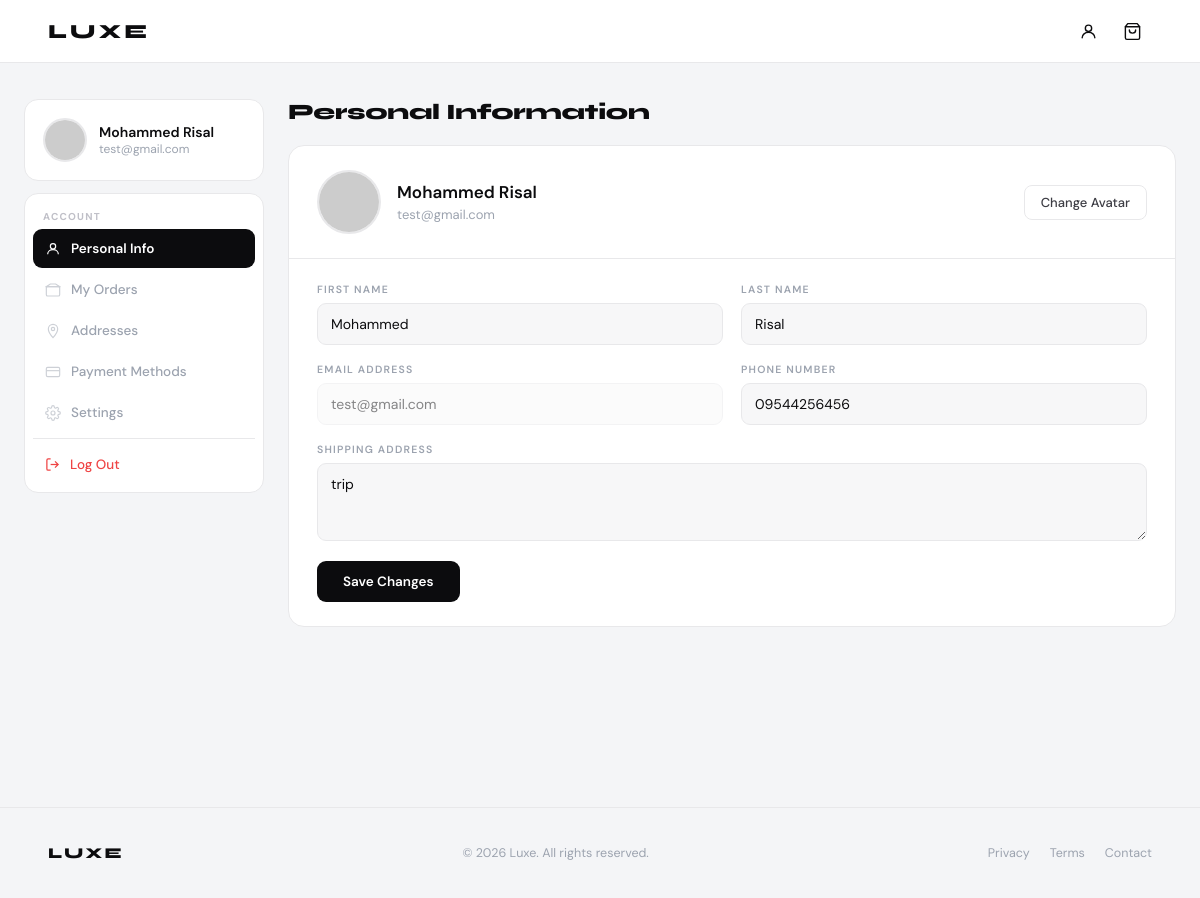
The page /accounts/profile/ (signed in) on the database as committed earlier.
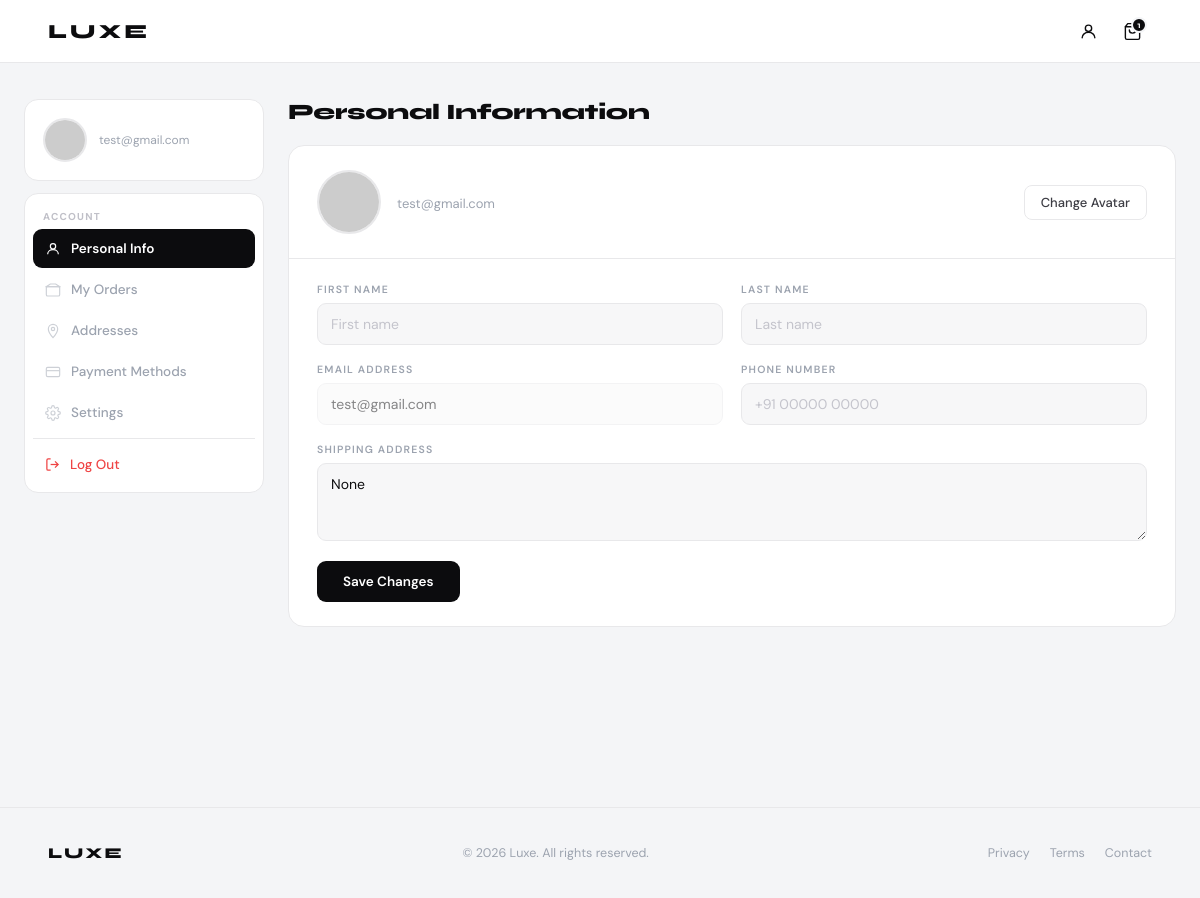
The same page on the database as committed later.
### accounts/models.py (models this page shows, shortened)
class User(AbstractUser):
    phone = models.CharField(max_length=15, blank=True)
    shipping_address = models.TextField(blank=True, null=True)

### accounts/views.py (the view, shortened to what this page needs)
# urls.py: path('profile/', views.profile_view, name='profile'),
@login_required
def profile_view(request):
    user = request.user
    password_form = PasswordChangeForm(user)
    password_success = False
    open_password_modal = False
    orders = Order.objects.filter(user=request.user).order_by("-created_at")
    cart_count = 0
    cart = Cart.objects.filter(user=user).first()
    if cart:
        cart_count = cart.items.count()
    return render(request, "accounts/profile.html", {
        "password_form": password_form,
        "password_success": password_success,
        "open_password_modal": open_password_modal,
        "addresses": user.addresses.all(),
        "payment_methods": user.payment_methods.all(),
        "orders": orders,
        "cart_count": cart_count,   # ✅ ADD THIS
    })

### cart/context_processors.py (called while the page is built)
def cart_count(request):
    if request.user.is_authenticated:
        cart = getattr(request.user, "cart", None)
        if cart:
            count = sum(item.quantity for item in cart.items.all())
        else:
            count = 0
    else:
        count = 0
    return {"cart_count": count}

### accounts/templates/accounts/profile.html (shortened to what this page needs)
{% extends "base.html" %}
{% load static %}
{% block content %}
</head>
<body>
<div class="page-wrapper">
  <aside class="sidebar">
    <div class="user-card">
      <img src="https://randomuser.me/api/portraits/men/32.jpg" class="user-avatar" alt="avatar">
      <div style="min-width:0">
        <div class="user-name">{{ user.first_name }} {{ user.last_name }}</div>
        <div class="user-email">{{ user.email }}</div>
      </div>
    </div>
    <div class="nav-panel">
      <div class="nav-label">Account</div>
      <button class="tab-btn active" onclick="openTab('personal',this)">
        <svg viewBox="0 0 24 24"><circle cx="12" cy="8" r="4"/><path d="M4 20c0-4 3.6-7 8-7s8 3 8 7"/></svg>Personal Info
      </button>
      <button class="tab-btn" onclick="openTab('orders',this)">
        <svg viewBox="0 0 24 24"><rect x="2" y="7" width="20" height="14" rx="2"/><path d="M16 3H8L2 7h20l-6-4z"/></svg>My Orders
      </button>
      <button class="tab-btn" onclick="openTab('addresses',this)">
        <svg viewBox="0 0 24 24"><path d="M12 2C8.1 2 5 5.1 5 9c0 5.3 7 13 7 13s7-7.7 7-13c0-3.9-3.1-7-7-7z"/><circle cx="12" cy="9" r="2.5"/></svg>Addresses
      </button>
      <button class="tab-btn" onclick="openTab('payments',this)">
        <svg viewBox="0 0 24 24"><rect x="2" y="5" width="20" height="14" rx="2"/><line x1="2" y1="10" x2="22" y2="10"/></svg>Payment Methods
      </button>
      <button class="tab-btn" onclick="openTab('settings',this)">
        Settings
      </button>
      <hr class="sidebar-divider">
      <a href="{% url 'accounts:logout' %}" class="logout-btn">
        <svg viewBox="0 0 24 24"><path d="M9 21H5a2 2 0 0 1-2-2V5a2 2 0 0 1 2-2h4"/><polyline points="16 17 21 12 16 7"/><line x1="21" y1="12" x2="9" y2="12"/></svg>Log Out
      </a>
    </div>
  </aside>
  <main class="main">
    <div class="page-header">
      <h1 class="page-title" id="pageTitle">Personal Information</h1>
    </div>
    <div class="card">
      <div id="personal" class="tab-content active">
        <div class="profile-top">
          <div class="profile-left">
            <img src="https://randomuser.me/api/portraits/men/32.jpg" class="avatar" alt="avatar">
            <div>
              <div class="profile-name">{{ user.first_name }} {{ user.last_name }}</div>
              <div class="profile-email">{{ user.email }}</div>
            </div>
          </div>
          <button class="btn-ghost">Change Avatar</button>
        </div>
        <form method="POST" class="form-body">
          <div class="form-row">
            <div class="form-group"><label>First Name</label><input type="text" name="first_name" value="{{ user.first_name }}" placeholder="First name"></div>
            <div class="form-group"><label>Last Name</label><input type="text" name="last_name" value="{{ user.last_name }}" placeholder="Last name"></div>
          </div>
          <div class="form-row">
            <div class="form-group"><label>Email Address</label><input type="email" value="{{ user.email }}" readonly></div>
            <div class="form-group"><label>Phone Number</label><input type="text" name="phone" value="{{ user.phone }}" placeholder="+91 00000 00000"></div>
          </div>
          <div class="form-group" style="margin-bottom:20px"><label>Shipping Address</label><textarea name="shipping_address" rows="3" placeholder="Default shipping address">{{ user.shipping_address }}</textarea></div>
          <button type="submit" class="btn-save">Save Changes</button>
        </form>
      </div>
    </div>
  </main>
</div>
{% endblock %}

Rows that differ between the two databases and show on the page:
changed User "test@gmail.com": shipping_address "trip" → "None"; first_name "Mohammed" → (not shown); last_name "Risal" → (not shown); phone "09544256456" → (not shown)
Other text that changed with them:
{{ cart_count }}: (not shown) → "1"
